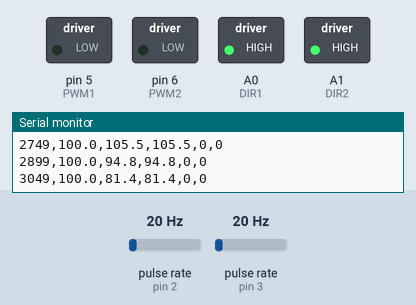
A sketch run on a simulated Arduino Uno, built with avr-gcc and run on an emulated ATmega328P. Shown: switched loads named in the sketch (green lamp = pin HIGH), the last lines printed to the serial monitor. Wiring (inferred from the names in the program): 2 × pulse sensor: data pin 2 / data pin 3. The inputs (shaded band) are chosen by the test bench; at power-on: pulse rate (sensors on pin 2, pin 3) 20 Hz.

Above: at 3.2 s.
3.3 s: pulse rate (sensor on pin 2) set to 4 Hz
At 3.57 s:
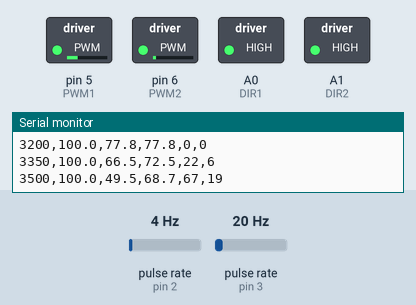
6.3 s: pulse rate (sensor on pin 3) set to 100 Hz
At 6.42 s:
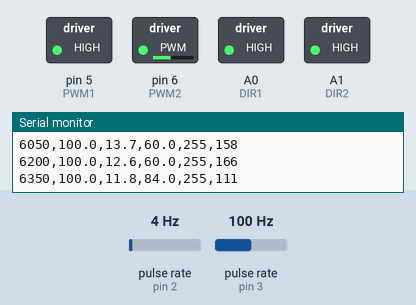
8.0 s: pulse rate (sensor on pin 2) set to 50 Hz
At 8.22 s:
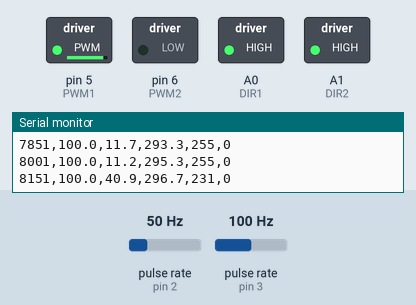
11.0 s: pulse rate (sensor on pin 3) set to 26 Hz
14.0 s: pulse rate (sensor on pin 3) set to 22 Hz
Timing chart, 0 to 18.0 s (numbered marks = the images above; inputs shaded):
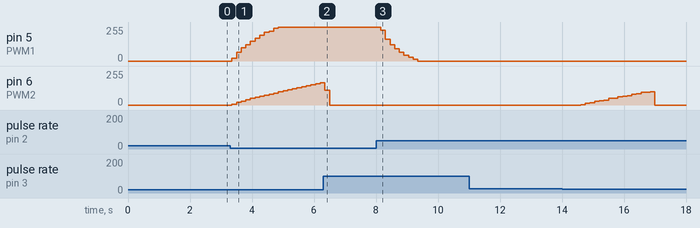

Measured:
- after the input at 8.0 s, pin 5 (PWM1): moves from 255/255 to 0/255 over 1.2 s, starting after 0.15 s
- by itself, pin 6 (PWM2): rises from 0/255 to 101/255 in 2.3 s, then falls to 0/255 in 0.15 s

The sketch:

PID_defined_values.ino
```cpp
// ============================================================================
// CRIA 7 PROJECT - Dual-Wheel PID Control with Selected Gain Values
// ============================================================================

const int DIR1 = A0;
const int PWM1 = 5;
const int LEFT_SENSOR = 2;

const int DIR2 = A1;
const int PWM2 = 6;
const int RIGHT_SENSOR = 3;

const float TRANSITIONS_PER_REV = 40.0;
const unsigned long SAMPLE_INTERVAL = 150;

float targetRPM = 100.0;

// --- SELECTED PID GAINS ---
const float Kp = 2.00;
const float Ki = 1.25;
const float Kd = 0.06;

// --- TEST DURATION ---
const unsigned long TEST_DURATION_MS = 15000; // 15 seconds
unsigned long testStartTime = 0;
bool testCompleted = false;

// --- SENSOR AND CONTROLLER VARIABLES (LEFT) ---
volatile unsigned long leftTransitions = 0;
volatile unsigned long lastLeftTransition = 0;
float filteredLeftRPM = 0.0;
float leftErrorAccumulator = 0.0;
float previousLeftError = 0.0;
int leftPWM = 0;

// --- SENSOR AND CONTROLLER VARIABLES (RIGHT) ---
volatile unsigned long rightTransitions = 0;
volatile unsigned long lastRightTransition = 0;
float filteredRightRPM = 0.0;
float rightErrorAccumulator = 0.0;
float previousRightError = 0.0;
int rightPWM = 0;

unsigned long lastSampleTime = 0;

void countLeftTransition() {
  unsigned long now = micros();
  if (now - lastLeftTransition > 1000) {
    leftTransitions++;
    lastLeftTransition = now;
  }
}

void countRightTransition() {
  unsigned long now = micros();
  if (now - lastRightTransition > 1000) {
    rightTransitions++;
    lastRightTransition = now;
  }
}

void setup() {
  pinMode(DIR1, OUTPUT); pinMode(PWM1, OUTPUT); pinMode(LEFT_SENSOR, INPUT);
  pinMode(DIR2, OUTPUT); pinMode(PWM2, OUTPUT); pinMode(RIGHT_SENSOR, INPUT);

  digitalWrite(DIR1, HIGH);
  digitalWrite(DIR2, HIGH);

  attachInterrupt(digitalPinToInterrupt(LEFT_SENSOR), countLeftTransition, CHANGE);
  attachInterrupt(digitalPinToInterrupt(RIGHT_SENSOR), countRightTransition, CHANGE);

  Serial.begin(115200);
  delay(2000);

  Serial.println("Time_ms,Setpoint,Left_RPM,Right_RPM,Left_PWM,Right_PWM");

  testStartTime = millis();
  lastSampleTime = millis();
}

void loop() {
  if (testCompleted) return;

  unsigned long now = millis();

  // Termination condition at 15 seconds
  if (now - testStartTime >= TEST_DURATION_MS) {
    testCompleted = true;
    analogWrite(PWM1, 0);
    analogWrite(PWM2, 0);
    Serial.println("# END_TEST");
    return;
  }

  if (now - lastSampleTime >= SAMPLE_INTERVAL) {

    noInterrupts();
    unsigned long leftMeasured = leftTransitions;
    unsigned long rightMeasured = rightTransitions;
    leftTransitions = 0;
    rightTransitions = 0;
    interrupts();

    float dt = (now - lastSampleTime) / 1000.0;
    lastSampleTime = now;

    // RPM and EMA Filter
    float rawLeftRPM = (leftMeasured / TRANSITIONS_PER_REV) * (60.0 / dt);
    filteredLeftRPM = (0.3 * rawLeftRPM) + (0.7 * filteredLeftRPM);

    float rawRightRPM = (rightMeasured / TRANSITIONS_PER_REV) * (60.0 / dt);
    filteredRightRPM = (0.3 * rawRightRPM) + (0.7 * filteredRightRPM);

    // Left Wheel PID
    float leftError = targetRPM - filteredLeftRPM;
    leftErrorAccumulator += leftError * dt;
    leftErrorAccumulator = constrain(leftErrorAccumulator, -100.0, 100.0);
    float leftErrorDerivative = (leftError - previousLeftError) / dt;
    float leftSignal = (Kp * leftError) + (Ki * leftErrorAccumulator) + (Kd * leftErrorDerivative);
    leftPWM = constrain((int)leftSignal, 0, 255);
    previousLeftError = leftError;

    // Right Wheel PID
    float rightError = targetRPM - filteredRightRPM;
    rightErrorAccumulator += rightError * dt;
    rightErrorAccumulator = constrain(rightErrorAccumulator, -100.0, 100.0);
    float rightErrorDerivative = (rightError - previousRightError) / dt;
    float rightSignal = (Kp * rightError) + (Ki * rightErrorAccumulator) + (Kd * rightErrorDerivative);
    rightPWM = constrain((int)rightSignal, 0, 255);
    previousRightError = rightError;

    // Actuation
    analogWrite(PWM1, leftPWM);
    analogWrite(PWM2, rightPWM);

    // Telemetry Output
    Serial.print(now); Serial.print(",");
    Serial.print(targetRPM, 1); Serial.print(",");
    Serial.print(filteredLeftRPM, 1); Serial.print(",");
    Serial.print(filteredRightRPM, 1); Serial.print(",");
    Serial.print(leftPWM); Serial.print(",");
    Serial.println(rightPWM);
  }
}
```
